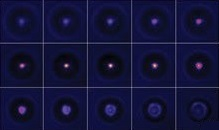
#> input picture MicroJet.jpg, 219 x 130 px
$ python Test.py
#> lines starting #> are read from the running program, lines starting #| are printed output that depends on the picture
import cv2
import numpy as np


def showme(pic, name):
    cv2.imshow(name, pic)
    cv2.waitKey()
    cv2.destroyAllWindows()


jets = cv2.imread("MicroJet.jpg")
#> jets is the input picture: shape (130, 219, 3); mean B, G, R 56.2, 19.3, 18.7
gray = cv2.cvtColor(jets, cv2.COLOR_BGR2GRAY)
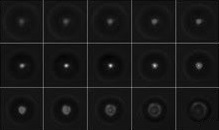
#> gray: shape (130, 219); min 2, max 229, mean 23.3
img = cv2.medianBlur(gray, 5)
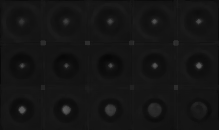
#> img: shape (130, 219); min 7, max 92, mean 20.9
cimg = cv2.cvtColor(img, cv2.COLOR_GRAY2BGR)

for j in range(100):
    for k in range(30):
        jets = cv2.imread("MicroJet.jpg")
        try:
            circles = cv2.HoughCircles(img, cv2.HOUGH_GRADIENT, 1, param1=j, param2=k,
                                       minRadius=0, maxRadius=10, minDist=40)
            circles = np.uint16(np.around(circles))
            for i in circles[0, :]:
                cv2.circle(jets, (i[0], i[1]), i[2], (0, 255, 0), 1)

            showme(jets, str(j) + " " + str(k))

        except(Exception):
            print(j)
